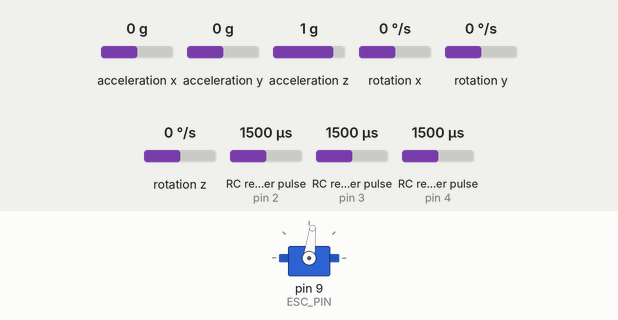
This sketch was run on a simulated Arduino Uno, built with avr-gcc and run on an emulated ATmega328P. Shown: servo. Wiring (inferred from the names in the program): 3 × RC receiver channel: data pin 2 / data pin 3 / data pin 4. Inputs (shaded band) come from the test bench; at power-on: rotation z 0 °/s, RC receiver pulse (sensors on pin 3, pin 2, pin 4) 1500 µs, acceleration x 0 g, acceleration y 0 g, acceleration z 1 g, rotation x 0 °/s, rotation y 0 °/s. Random numbers use the default seed unless the sketch sets one; what the sketch prints to the serial monitor is not drawn.

Above: at 5.43 s.
5.8 s: rotation z set to 192 °/s
At 6.45 s:
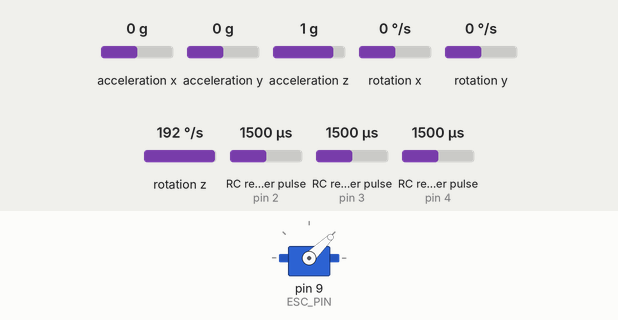
8.8 s: RC receiver pulse (sensor on pin 3) set to 1750 µs
At 10.3 s:
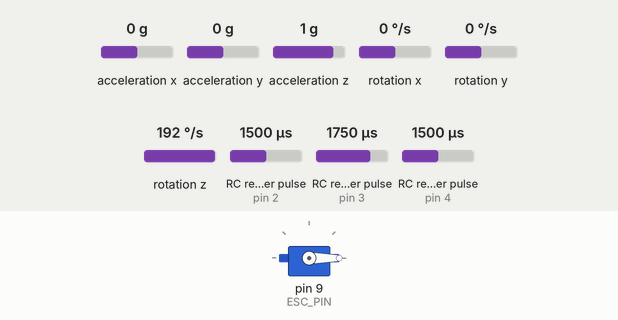
11.0 s: rotation z set to -192 °/s
At 13.98 s:
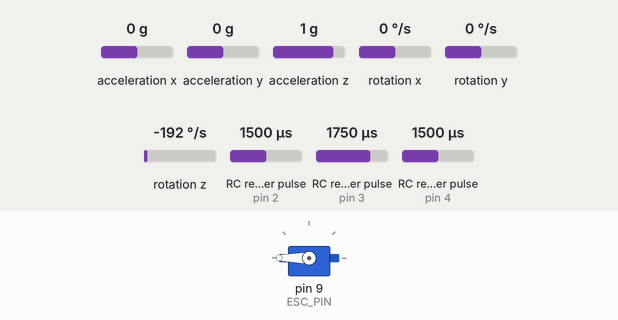
14.0 s: RC receiver pulse (sensor on pin 3) set to 1500 µs
At 15.51 s:
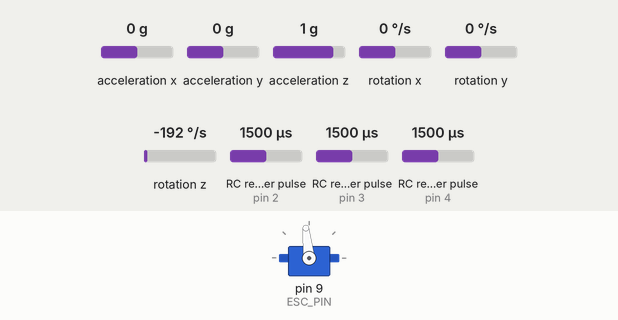
17.0 s: RC receiver pulse (sensor on pin 2) set to 1020 µs
20.0 s: RC receiver pulse (sensor on pin 4) set to 1020 µs
Timing chart, 0 to 24.0 s (numbered marks = the images above; inputs shaded):
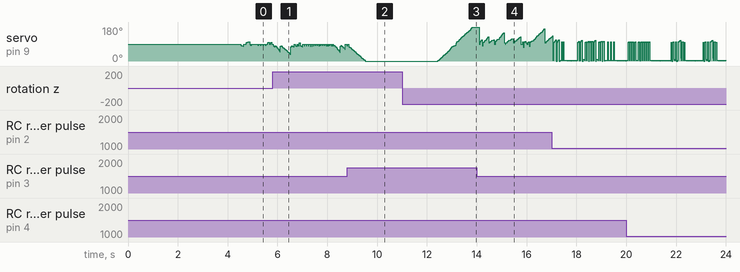

The sketch:

GyroTest90NoBrake.ino
```cpp
#include <Wire.h>
#include <Servo.h>
#include <MPU6050_light.h>

// Определение пинов
const byte CH1_PIN = 2;   // Канал 1 (Прерывание) -> Поворот мишени вокруг оси
const byte CH2_PIN = 3;   // Канал 2 (Прерывание) -> Разрешение работы гироскопа / Режимов
const byte CH3_PIN = 4;   // Канал 4 аппаратуры -> Случайный поворот на 93 градуса
const byte ESC_PIN = 9;   // Пин управления ESC (ШИМ)

const int MOTOR_STOP = 1500;
const int MOTOR_MIN = 1000;
const int MOTOR_MAX = 2000;

constexpr int ESC_DEADBAND_COMP = 30;

// Коэффициенты PID-регулятора
double Kp = 3.5;
double Ki = 0.5;
double Kd = 0.1;

// Переменные для PID
double targetAngle = 0.0;
double error = 0.0, lastError = 0.0;
double integral = 0.0, derivative = 0.0;
unsigned long lastTime = 0;
unsigned long lastSerialTime = 0;

// Переменные для хранения времени импульса (микросекунды)
volatile unsigned long ch1_start = 0;
volatile int ch1_val = 1500;

volatile unsigned long ch2_start = 0;
volatile int ch2_val = 1500;

volatile unsigned long ch3_start = 0;
volatile int ch3_val = 1000;

bool isGyro = false;
bool isRotated = false;
double preTurnAngle = 0.0;
bool systemReady = false;

// --- ПЕРЕМЕННЫЕ ДЛЯ ТАЙМЕРА ТОРМОЖЕНИЯ ---
bool stickInNeutral = true;
unsigned long brakeStartTime = 0;
bool isBraking = false;
// Длительность активного торможения (в миллисекундах).
// 400 мс обычно хватает, чтобы полностью остановить вращение по инерции.
const unsigned long BRAKE_DURATION = 100;

// --- НАСТРОЙКИ ПЛАВНОГО ПОВОРОТА ---
double finalTargetAngle = 0.0;
const double TURN_SPEED_DEG_PER_SEC = 75.0;

MPU6050 mpu(Wire);
Servo esc;

void rx_ch1();
void rx_ch2();
void tracking(int current_gas);

void setup() {
  Serial.begin(115200);

  Wire.begin();
  Wire.setWireTimeout(3000, true);

  pinMode(CH1_PIN, INPUT);
  pinMode(CH2_PIN, INPUT);
  pinMode(CH3_PIN, INPUT);

  randomSeed(analogRead(A0));

  esc.attach(ESC_PIN, 1000, 2000);
  esc.writeMicroseconds(MOTOR_STOP);
  delay(2000);

  Serial.println(F("Инициализация MPU6050..."));
  byte status = mpu.begin();
  if (status != 0) {
    Serial.print(F("Ошибка датчика! Статус: "));
    Serial.println(status);
    while (1);
  }

  Serial.println(F("Калибровка гироскопа. НЕ ДВИГАЙТЕ ТЕЛЕЖКУ..."));
  delay(1000);
  mpu.calcOffsets();
  Serial.println(F("Калибровка завершена!"));
  delay(500);

  attachInterrupt(digitalPinToInterrupt(CH1_PIN), rx_ch1, CHANGE);
  attachInterrupt(digitalPinToInterrupt(CH2_PIN), rx_ch2, CHANGE);

  PCICR |= (1 << PCIE2);
  PCMSK2 |= (1 << PCINT20);

  mpu.update();
  targetAngle = mpu.getAngleZ();
  finalTargetAngle = targetAngle;

  lastTime = micros();
  systemReady = true;
}

void loop() {
  if (!systemReady) return;

  int channel1, channel2, channel3;

  noInterrupts();
  channel1 = ch1_val;
  channel2 = ch2_val;
  channel3 = ch3_val;
  interrupts();

  int esc_signal = MOTOR_STOP;

  // =========================================================================
  // РЕЖИМ 1: Ручное управление (Канал 2 < 1500)
  // =========================================================================
  if (channel2 < 1500) {
    if (isGyro) {
      isGyro = false;
      isRotated = false;
      isBraking = false;
      Serial.println(F("Режим: Ручное управление"));
    }

    // Проверяем, в нейтрали ли стик
    if (channel1 > 1470 && channel1 < 1530) {

      // Если стик ТОЛЬКО ЧТО отпустили — запускаем таймер тормоза
      if (!stickInNeutral) {
        stickInNeutral = true;
        mpu.update();
        targetAngle = mpu.getAngleZ();   // Запоминаем точку, где отпустили стик
        finalTargetAngle = targetAngle;
        integral = 0;
        lastError = 0;

        brakeStartTime = millis();       // Засекаем время старта торможения
        isBraking = true;
        Serial.println(F("🛑 Стик в нейтрали: Активное торможение гироскопом..."));
      }

      // Если торможение еще идет по таймеру
      if (isBraking) {
        if (millis() - brakeStartTime < BRAKE_DURATION) {
          tracking(MOTOR_STOP); // Активно гасим инерцию с помощью PID
        } else {
          isBraking = false;    // Время вышло — выключаем тормоз
          Serial.println(F("⏸️ Торможение завершено: Мотор отключен"));
          esc.writeMicroseconds(MOTOR_STOP); // Полный стоп (мотор расслаблен)
        }
      } else {
        // Тормоз уже отработал, мишень стоит на месте, гироскоп её НЕ удерживает
        esc.writeMicroseconds(MOTOR_STOP);
      }

    } else {
      // Стик отклонен — пользователь вращает мишень, тормоз сбрасывается
      stickInNeutral = false;
      isBraking = false;
      esc_signal = constrain(channel1, MOTOR_MIN, MOTOR_MAX);
      esc.writeMicroseconds(esc_signal);
    }

  // =========================================================================
  // РЕЖИМ 2: Автоматическая стабилизация курса (Канал 2 >= 1500)
  // =========================================================================
  } else {
    stickInNeutral = true;
    isBraking = false;

    if (!isGyro) {
      Serial.println(F("Режим: Стабилизация включена"));

      if (Wire.getWireTimeoutFlag()) Wire.clearWireTimeoutFlag();

      mpu.update();
      targetAngle = mpu.getAngleZ();
      finalTargetAngle = targetAngle;
      lastTime = micros();
      isGyro = true;
      isRotated = false;
      integral = 0;
      lastError = 0;
    }

    // Логика триггера случайного поворота на 93 градуса
    if (channel3 > 1550) {
      if (!isRotated) {
        preTurnAngle = finalTargetAngle;
        int direction = (random(0, 2) == 0) ? -93 : 93;
        finalTargetAngle = preTurnAngle + direction;
        isRotated = true;

        Serial.print(F("Случайный поворот на: "));
        Serial.print(direction);
        Serial.print(F(" градусов. Финальная цель: "));
        Serial.println(finalTargetAngle);
      }
    } else if (channel3 < 1500) {
      if (isRotated) {
        finalTargetAngle = preTurnAngle;
        isRotated = false;
        Serial.print(F("Возврат к исходному углу: "));
        Serial.println(finalTargetAngle);
      }
    }

    tracking(MOTOR_STOP); // В режиме 2 стабилизация работает бесконечно
  }
}

void rx_ch1() {
  unsigned long current_time = micros();
  if (digitalRead(CH1_PIN) == HIGH) {
    ch1_start = current_time;
  } else {
    if (ch1_start > 0) {
      int pulse_width = current_time - ch1_start;
      if (pulse_width >= 800 && pulse_width <= 2200) {
        ch1_val = pulse_width;
      }
      ch1_start = 0;
    }
  }
}

void rx_ch2() {
  unsigned long current_time = micros();
  if (digitalRead(CH2_PIN) == HIGH) {
    ch2_start = current_time;
  } else {
    if (ch2_start > 0) {
      int pulse_width = current_time - ch2_start;
      if (pulse_width >= 800 && pulse_width <= 2200) {
        ch2_val = pulse_width;
      }
      ch2_start = 0;
    }
  }
}

ISR(PCINT2_vect) {
  unsigned long current_time = micros();
  if (digitalRead(CH3_PIN) == HIGH) {
    ch3_start = current_time;
  } else {
    if (ch3_start > 0) {
      int pulse_width = current_time - ch3_start;
      if (pulse_width >= 800 && pulse_width <= 2200) {
        ch3_val = pulse_width;
      }
      ch3_start = 0;
    }
  }
}

void tracking(int current_gas) {
  if (Wire.getWireTimeoutFlag()) {
    Serial.println(F("⚠️ Сбой I2C! Восстановление..."));
    Wire.clearWireTimeoutFlag();
    Wire.begin();
    esc.writeMicroseconds(current_gas);
    return;
  }

  mpu.update();
  unsigned long currentTime = micros();
  double dt = (currentTime - lastTime) / 1000000.0;

  if (dt < 0.005) return;
  lastTime = currentTime;

  if (targetAngle < finalTargetAngle) {
    targetAngle += TURN_SPEED_DEG_PER_SEC * dt;
    if (targetAngle > finalTargetAngle) targetAngle = finalTargetAngle;
  } else if (targetAngle > finalTargetAngle) {
    targetAngle -= TURN_SPEED_DEG_PER_SEC * dt;
    if (targetAngle < finalTargetAngle) targetAngle = finalTargetAngle;
  }

  double currentAngle = mpu.getAngleZ();
  if (isnan(currentAngle) || isinf(currentAngle)) return;

  error = targetAngle - currentAngle;

  if (abs(error) < 15.0) {
    integral += error * dt;
    double maxIntegralContribution = 150.0 / Ki;
    integral = constrain(integral, -maxIntegralContribution, maxIntegralContribution);
  } else {
    integral = 0;
  }

  derivative = (error - lastError) / dt;
  lastError = error;

  double controlOutput = (Kp * error) + (Ki * integral) + (Kd * derivative);

  if (abs(error) > 0.5) {
    if (controlOutput > 0) controlOutput += ESC_DEADBAND_COMP;
    else if (controlOutput < 0) controlOutput -= ESC_DEADBAND_COMP;
  }

  int gas_offset = current_gas - MOTOR_STOP;
  int pwmSignal = MOTOR_STOP + gas_offset + (int)controlOutput;
  pwmSignal = constrain(pwmSignal, MOTOR_MIN, MOTOR_MAX);

  esc.writeMicroseconds(pwmSignal);

  if (millis() - lastSerialTime > 50) {
    lastSerialTime = millis();
    Serial.print(F("FinalTarget:")); Serial.print(finalTargetAngle); Serial.print(F(" "));
    Serial.print(F("Target:")); Serial.print(targetAngle); Serial.print(F(" "));
    Serial.print(F("Current:")); Serial.print(currentAngle); Serial.print(F(" "));
    Serial.print(F("PWM:")); Serial.println(pwmSignal);
  }
}
```
